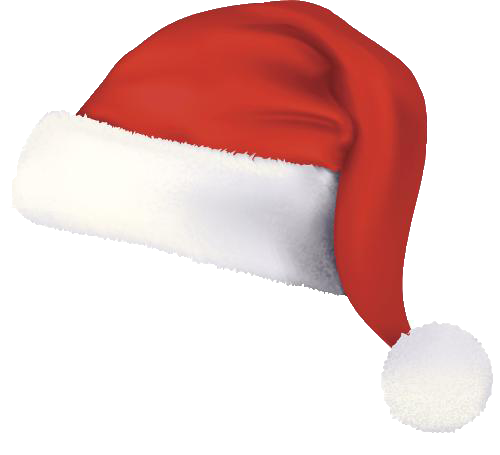
#> input picture images/4.png, 500 x 455 px
$ python 1.py
#> lines starting #> are read from the running program, lines starting #| are printed output that depends on the picture; after the words box and inside, x2 and y2 are one past the last pixel; in counts of white or black regions, pixels touching at a corner belong together
import cv2
import numpy as np
import matplotlib.pyplot as plt


cap = cv2.VideoCapture(0)
maozi = cv2.imread('../images/4.png')
#> maozi is the input picture: shape (455, 500, 3); mean B, G, R 200.2, 202.4, 234.1
middle1 = cv2.imread('../images/4.png')
middle2 = cv2.imread('../images/4.png')
# fourcc = cv2.VideoWriter_fourcc(*'XVID')
# out = cv2.VideoWriter('./video/output.avi', fourcc, 20.0, (640,480))
for x in range(maozi.shape[0]):
    for y in range(maozi.shape[1]):
        if maozi[x,y,0]==255 and maozi[x,y,1]==255 and maozi[x,y,2]==255:
            middle1[x, y, 0] = 1
            middle1[x, y, 1] = 1
            middle1[x, y, 2] = 1
            middle2[x, y, 0] = 0
            middle2[x, y, 1] = 0
            middle2[x, y, 2] = 0
        else:
            middle1[x, y, 0] = 0
            middle1[x, y, 1] = 0
            middle1[x, y, 2] = 0
            middle2[x, y, 0] = 1
            middle2[x, y, 1] = 1
            middle2[x, y, 2] = 1
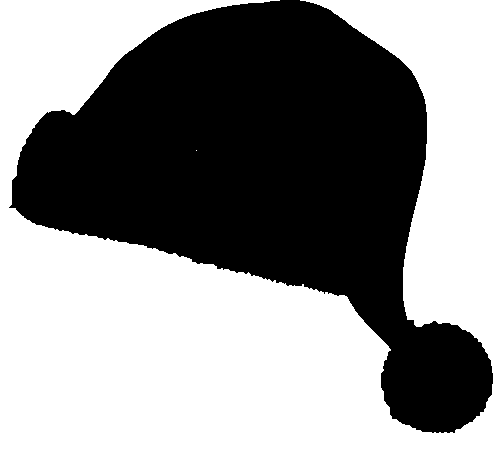
#> middle1: shape (455, 500, 3); values 0 (black) and 1 (white), 56.1% white; 1 black region, box (x1, y1, x2, y2) and area: (9, 0, 493, 433) 99761

while True:
    ret,img = cap.read()
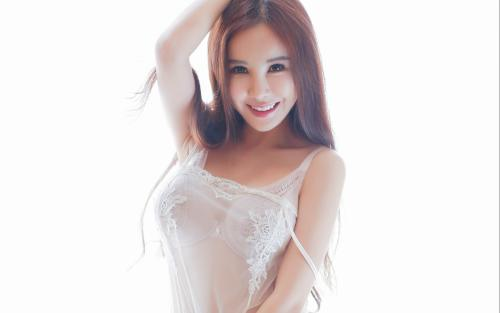
#> input picture images/2.jpg, 500 x 313 px, given in place of the camera
#> img is the input picture: shape (313, 500, 3); mean B, G, R 223, 223.2, 230.2
    # out.write(frame)
    face_cascade = cv2.CascadeClassifier(
        'D:\conda\envs\deep\Lib\site-packages\cv2\data\haarcascade_frontalface_default.xml')
    eye_cascade = cv2.CascadeClassifier('D:\conda\envs\deep\Lib\site-packages\cv2\data\haarcascade_eye.xml')
    gray = cv2.cvtColor(img, cv2.COLOR_BGR2GRAY)
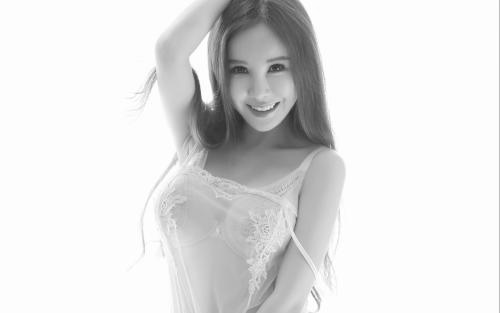
#> gray: shape (313, 500); min 45, max 255, mean 225.3

    faces = face_cascade.detectMultiScale(img, 1.3, 5)
#> faces = [[215, 38, 94, 94]]
    for (x, y, w, h) in faces:
        cv2.rectangle(img, (x, y), (x + w, y + h), (255, 0, 0), 2)
        if w>50 and h>50 and x>10 and y>10:
            newmaozi = cv2.resize(maozi,(w,w),interpolation=cv2.INTER_CUBIC)
            newmid1 = cv2.resize(middle1, (w, w), interpolation=cv2.INTER_CUBIC)
            newmid2 = cv2.resize(middle2, (w, w), interpolation=cv2.INTER_CUBIC)
            try:
                if newmaozi.shape[0]>20 and newmaozi.shape[1]>20 and newmid1.shape[0]>20 and newmid1.shape[1]>20 and newmid2.shape[0]>20 and newmid2.shape[1]>20:
                    img[(y+40 - h):(y+40), (x+20):(x+20 + w)] = img[(y+40 - h):(y+40), (x+20):(x+20 + w)]*newmid1 + newmaozi*newmid2
            except Exception:
                continue
        roi_gray = gray[y:y + w, x:x + w]
        roi_color = img[y:y + w, x:x + w]
#> this loop made 1 pass
#> pass 1, `newmaozi = cv2.resize(maozi,(w,w),interpolation=cv2.INTER_CUBIC)`:
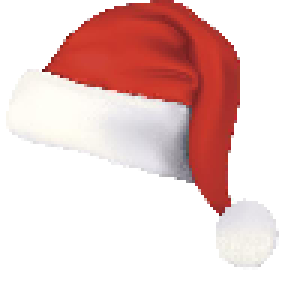
#> newmaozi: shape (94, 94, 3) (shown 3 times larger); mean B, G, R 200.1, 202.4, 234
#> pass 1, `newmid1 = cv2.resize(middle1, (w, w), interpolation=cv2.INTER_CUBIC)`:
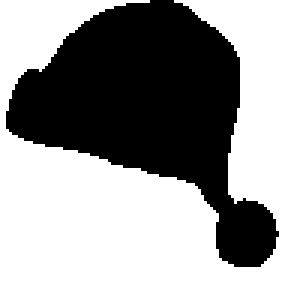
#> newmid1: shape (94, 94, 3) (shown 3 times larger); values 0 (black) and 1 (white), 56.2% white; 1 black region, box (x1, y1, x2, y2) and area: (2, 0, 93, 89) 3871
#> after the loop:
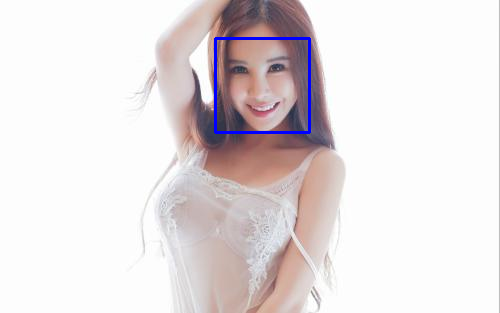
#> img: shape (313, 500, 3); 0.72% of pixels changed, all inside (x1, y1, x2, y2) = (214, 37, 311, 134)
        # eyes = eye_cascade.detectMultiScale(roi_gray)
        # for (ex, ey, ew, eh) in eyes:
        #     cv2.rectangle(roi_color, (ex, ey), (ex + ew, ey + eh), (0, 255, 0), 2)
    cv2.imshow('img',img)
    if cv2.waitKey(1) & 0xFF ==ord('q'):
#> (key q is pressed here)
        break
cap.release()
# out.release()
cv2.destroyAllWindows()
